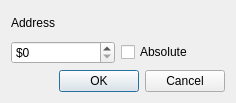
<?xml version="1.0" encoding="UTF-8"?>
<ui version="4.0">
 <class>GotoDialog</class>
 <widget class="QDialog" name="GotoDialog">
  <property name="geometry">
   <rect>
    <x>0</x>
    <y>0</y>
    <width>236</width>
    <height>103</height>
   </rect>
  </property>
  <property name="windowTitle">
   <string>Go to:</string>
  </property>
  <property name="windowIcon">
   <iconset resource="../resources/appResources.qrc">
    <normaloff>:/resources/Logo.png</normaloff>:/resources/Logo.png</iconset>
  </property>
  <layout class="QGridLayout" name="gridLayout">
   <item row="0" column="0">
    <widget class="QLabel" name="label">
     <property name="text">
      <string>Address</string>
     </property>
    </widget>
   </item>
   <item row="1" column="0">
    <widget class="QSpinBox" name="spinBox">
     <property name="inputMethodHints">
      <set>Qt::ImhDigitsOnly</set>
     </property>
     <property name="prefix">
      <string>$</string>
     </property>
     <property name="maximum">
      <number>16777215</number>
     </property>
     <property name="displayIntegerBase">
      <number>16</number>
     </property>
    </widget>
   </item>
   <item row="2" column="0" colspan="2">
    <widget class="QDialogButtonBox" name="buttonBox">
     <property name="orientation">
      <enum>Qt::Horizontal</enum>
     </property>
     <property name="standardButtons">
      <set>QDialogButtonBox::Cancel|QDialogButtonBox::Ok</set>
     </property>
    </widget>
   </item>
   <item row="1" column="1">
    <widget class="QCheckBox" name="checkBox">
     <property name="text">
      <string>Absolute</string>
     </property>
    </widget>
   </item>
  </layout>
 </widget>
 <resources>
  <include location="../resources/appResources.qrc"/>
 </resources>
 <connections>
  <connection>
   <sender>buttonBox</sender>
   <signal>accepted()</signal>
   <receiver>GotoDialog</receiver>
   <slot>accept()</slot>
   <hints>
    <hint type="sourcelabel">
     <x>248</x>
     <y>254</y>
    </hint>
    <hint type="destinationlabel">
     <x>157</x>
     <y>274</y>
    </hint>
   </hints>
  </connection>
  <connection>
   <sender>buttonBox</sender>
   <signal>rejected()</signal>
   <receiver>GotoDialog</receiver>
   <slot>reject()</slot>
   <hints>
    <hint type="sourcelabel">
     <x>316</x>
     <y>260</y>
    </hint>
    <hint type="destinationlabel">
     <x>286</x>
     <y>274</y>
    </hint>
   </hints>
  </connection>
 </connections>
</ui>
